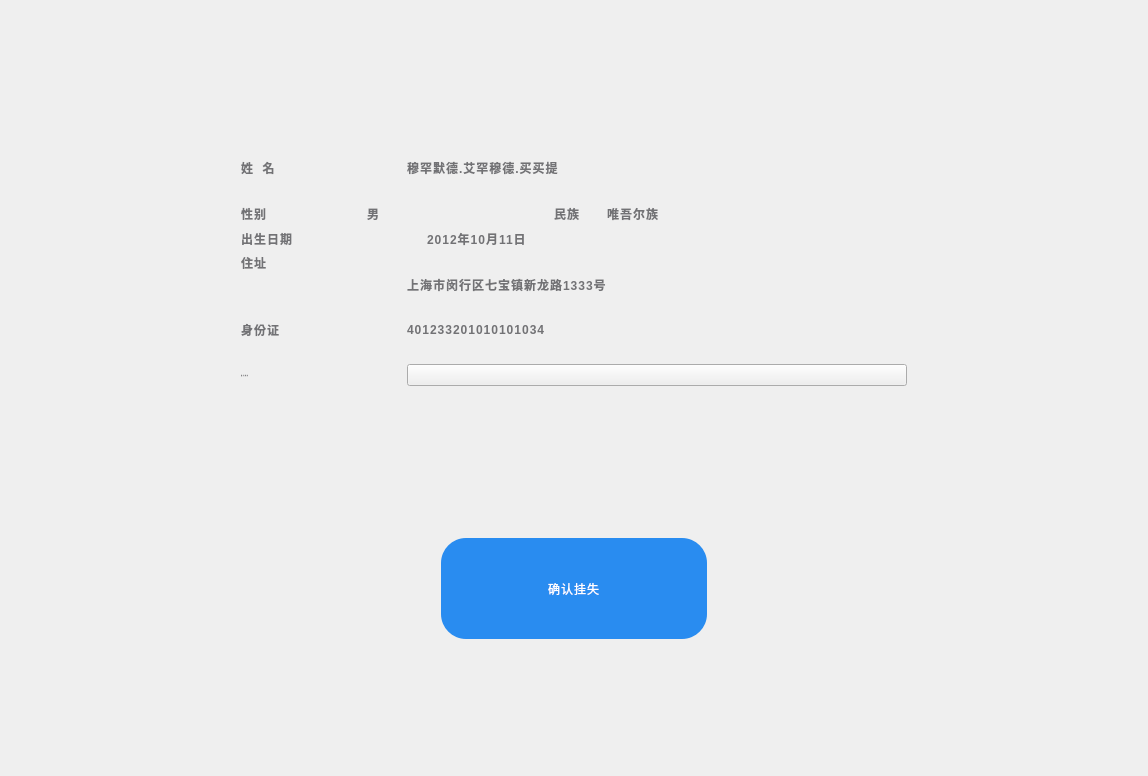
<?xml version="1.0" encoding="UTF-8"?>
<ui version="4.0">
 <class>nc_commitPersonInfo_Sandong</class>
 <widget class="QWidget" name="nc_commitPersonInfo_Sandong">
  <property name="geometry">
   <rect>
    <x>0</x>
    <y>0</y>
    <width>1148</width>
    <height>776</height>
   </rect>
  </property>
  <property name="windowTitle">
   <string>Form</string>
  </property>
  <property name="styleSheet">
   <string notr="true">#EnsureInformation{background-color: #ffffff;}</string>
  </property>
  <layout class="QVBoxLayout" name="verticalLayout_3">
   <item>
    <spacer name="verticalSpacer_2">
     <property name="orientation">
      <enum>Qt::Vertical</enum>
     </property>
     <property name="sizeHint" stdset="0">
      <size>
       <width>20</width>
       <height>74</height>
      </size>
     </property>
    </spacer>
   </item>
   <item>
    <layout class="QHBoxLayout" name="horizontalLayout_10">
     <item>
      <spacer name="horizontalSpacer_4">
       <property name="orientation">
        <enum>Qt::Horizontal</enum>
       </property>
       <property name="sizeHint" stdset="0">
        <size>
         <width>40</width>
         <height>20</height>
        </size>
       </property>
      </spacer>
     </item>
     <item>
      <layout class="QVBoxLayout" name="verticalLayout_2">
       <item>
        <layout class="QHBoxLayout" name="horizontalLayout_5">
         <item>
          <widget class="QLabel" name="label">
           <property name="minimumSize">
            <size>
             <width>160</width>
             <height>0</height>
            </size>
           </property>
           <property name="maximumSize">
            <size>
             <width>160</width>
             <height>16777215</height>
            </size>
           </property>
           <property name="styleSheet">
            <string notr="true">font-weight: bold;
line-height: 44px;
letter-spacing: 1px;
color: #727275;
font: 57 42px &quot;思源黑体 CN Medium&quot;;</string>
           </property>
           <property name="text">
            <string>姓  名</string>
           </property>
          </widget>
         </item>
         <item>
          <widget class="QLabel" name="label_Name_3">
           <property name="minimumSize">
            <size>
             <width>400</width>
             <height>61</height>
            </size>
           </property>
           <property name="styleSheet">
            <string notr="true">font-weight: bold;
line-height: 44px;
letter-spacing: 1px;
color: #727275;
font: 57 42px &quot;思源黑体 CN Medium&quot;;</string>
           </property>
           <property name="text">
            <string>穆罕默德.艾罕穆德.买买提</string>
           </property>
          </widget>
         </item>
        </layout>
       </item>
       <item>
        <layout class="QHBoxLayout" name="horizontalLayout_9">
         <item>
          <layout class="QHBoxLayout" name="horizontalLayout_3">
           <item>
            <widget class="QLabel" name="label_2">
             <property name="minimumSize">
              <size>
               <width>100</width>
               <height>0</height>
              </size>
             </property>
             <property name="maximumSize">
              <size>
               <width>160</width>
               <height>16777215</height>
              </size>
             </property>
             <property name="styleSheet">
              <string notr="true">font-weight: bold;
line-height: 44px;
letter-spacing: 1px;
color: #727275;
font: 57 42px &quot;思源黑体 CN Medium&quot;;</string>
             </property>
             <property name="text">
              <string>性别</string>
             </property>
            </widget>
           </item>
           <item>
            <spacer name="horizontalSpacer_7">
             <property name="orientation">
              <enum>Qt::Horizontal</enum>
             </property>
             <property name="sizeHint" stdset="0">
              <size>
               <width>20</width>
               <height>20</height>
              </size>
             </property>
            </spacer>
           </item>
           <item>
            <widget class="QLabel" name="label_Gender_2">
             <property name="minimumSize">
              <size>
               <width>40</width>
               <height>0</height>
              </size>
             </property>
             <property name="styleSheet">
              <string notr="true">font-weight: bold;
line-height: 44px;
letter-spacing: 1px;
color: #727275;
font: 57 42px &quot;思源黑体 CN Medium&quot;;</string>
             </property>
             <property name="text">
              <string>男</string>
             </property>
            </widget>
           </item>
          </layout>
         </item>
         <item>
          <spacer name="horizontalSpacer_3">
           <property name="orientation">
            <enum>Qt::Horizontal</enum>
           </property>
           <property name="sizeHint" stdset="0">
            <size>
             <width>40</width>
             <height>20</height>
            </size>
           </property>
          </spacer>
         </item>
         <item>
          <layout class="QHBoxLayout" name="horizontalLayout_4">
           <item>
            <widget class="QLabel" name="label_5">
             <property name="styleSheet">
              <string notr="true">font-weight: bold;
line-height: 44px;
letter-spacing: 1px;
color: #727275;
font: 57 42px &quot;思源黑体 CN Medium&quot;;</string>
             </property>
             <property name="text">
              <string>民族</string>
             </property>
            </widget>
           </item>
           <item>
            <spacer name="horizontalSpacer_6">
             <property name="orientation">
              <enum>Qt::Horizontal</enum>
             </property>
             <property name="sizeHint" stdset="0">
              <size>
               <width>20</width>
               <height>20</height>
              </size>
             </property>
            </spacer>
           </item>
           <item>
            <widget class="QLabel" name="label_Nation">
             <property name="minimumSize">
              <size>
               <width>300</width>
               <height>0</height>
              </size>
             </property>
             <property name="styleSheet">
              <string notr="true">font-weight: bold;
line-height: 44px;
letter-spacing: 1px;
color: #727275;
font: 57 42px &quot;思源黑体 CN Medium&quot;;</string>
             </property>
             <property name="text">
              <string>唯吾尔族</string>
             </property>
            </widget>
           </item>
          </layout>
         </item>
        </layout>
       </item>
       <item>
        <layout class="QHBoxLayout" name="horizontalLayout_2">
         <item>
          <widget class="QLabel" name="label_6">
           <property name="minimumSize">
            <size>
             <width>180</width>
             <height>0</height>
            </size>
           </property>
           <property name="maximumSize">
            <size>
             <width>160</width>
             <height>16777215</height>
            </size>
           </property>
           <property name="styleSheet">
            <string notr="true">font-weight: bold;
line-height: 44px;
letter-spacing: 1px;
color: #727275;
font: 57 42px &quot;思源黑体 CN Medium&quot;;</string>
           </property>
           <property name="text">
            <string>出生日期</string>
           </property>
          </widget>
         </item>
         <item>
          <widget class="QLabel" name="label_Birthday">
           <property name="minimumSize">
            <size>
             <width>360</width>
             <height>0</height>
            </size>
           </property>
           <property name="styleSheet">
            <string notr="true">font-weight: bold;
line-height: 44px;
letter-spacing: 1px;
color: #727275;
font: 57 42px &quot;思源黑体 CN Medium&quot;;</string>
           </property>
           <property name="text">
            <string>2012年10月11日</string>
           </property>
          </widget>
         </item>
        </layout>
       </item>
       <item>
        <layout class="QHBoxLayout" name="horizontalLayout_6" stretch="0,1">
         <item>
          <layout class="QVBoxLayout" name="verticalLayout">
           <item>
            <widget class="QLabel" name="label_7">
             <property name="minimumSize">
              <size>
               <width>160</width>
               <height>0</height>
              </size>
             </property>
             <property name="maximumSize">
              <size>
               <width>160</width>
               <height>16777215</height>
              </size>
             </property>
             <property name="styleSheet">
              <string notr="true">color: rgb(0, 85, 255);font-weight: bold;
line-height: 44px;
letter-spacing: 1px;
color: #727275;
font: 57 42px &quot;思源黑体 CN Medium&quot;;</string>
             </property>
             <property name="text">
              <string>住址</string>
             </property>
            </widget>
           </item>
           <item>
            <spacer name="verticalSpacer">
             <property name="orientation">
              <enum>Qt::Vertical</enum>
             </property>
             <property name="sizeHint" stdset="0">
              <size>
               <width>20</width>
               <height>40</height>
              </size>
             </property>
            </spacer>
           </item>
          </layout>
         </item>
         <item>
          <widget class="QLabel" name="label_Address">
           <property name="minimumSize">
            <size>
             <width>500</width>
             <height>61</height>
            </size>
           </property>
           <property name="styleSheet">
            <string notr="true">font-weight: bold;
line-height: 44px;
letter-spacing: 1px;
color: #727275;
font: 57 42px &quot;思源黑体 CN Medium&quot;;</string>
           </property>
           <property name="text">
            <string>上海市闵行区七宝镇新龙路1333号</string>
           </property>
           <property name="wordWrap">
            <bool>true</bool>
           </property>
          </widget>
         </item>
        </layout>
       </item>
       <item>
        <layout class="QHBoxLayout" name="horizontalLayout_7">
         <item>
          <widget class="QLabel" name="label_8">
           <property name="minimumSize">
            <size>
             <width>160</width>
             <height>0</height>
            </size>
           </property>
           <property name="maximumSize">
            <size>
             <width>160</width>
             <height>16777215</height>
            </size>
           </property>
           <property name="styleSheet">
            <string notr="true">font-weight: bold;
line-height: 44px;
letter-spacing: 1px;
color: #727275;
font: 57 42px &quot;思源黑体 CN Medium&quot;;</string>
           </property>
           <property name="text">
            <string>身份证</string>
           </property>
          </widget>
         </item>
         <item>
          <widget class="QLabel" name="label_Identify">
           <property name="minimumSize">
            <size>
             <width>450</width>
             <height>0</height>
            </size>
           </property>
           <property name="styleSheet">
            <string notr="true">font-weight: bold;
line-height: 44px;
letter-spacing: 1px;
color: #727275;
font: 57 42px &quot;思源黑体 CN Medium&quot;;</string>
           </property>
           <property name="text">
            <string>401233201010101034</string>
           </property>
          </widget>
         </item>
        </layout>
       </item>
       <item>
        <layout class="QHBoxLayout" name="horizontalLayout_8">
         <item>
          <widget class="QLabel" name="label_Hello_7">
           <property name="minimumSize">
            <size>
             <width>100</width>
             <height>61</height>
            </size>
           </property>
           <property name="maximumSize">
            <size>
             <width>16777215</width>
             <height>61</height>
            </size>
           </property>
           <property name="font">
            <font>
             <family>思源黑体 CN Medium</family>
             <pointsize>-1</pointsize>
             <weight>7</weight>
             <italic>false</italic>
             <bold>false</bold>
            </font>
           </property>
           <property name="styleSheet">
            <string notr="true">font-weight: bold;
line-height: 44px;
letter-spacing: 1px;
color: #727275;
font: 57 42px &quot;思源黑体 CN Medium&quot;;</string>
           </property>
           <property name="text">
            <string>职业类别</string>
           </property>
           <property name="alignment">
            <set>Qt::AlignLeading|Qt::AlignLeft|Qt::AlignVCenter</set>
           </property>
          </widget>
         </item>
         <item>
          <widget class="QComboBox" name="comboBox_Occupation">
           <property name="minimumSize">
            <size>
             <width>500</width>
             <height>0</height>
            </size>
           </property>
           <property name="styleSheet">
            <string notr="true">QComboBox
{
font-weight: bold;
line-height: 44px;
letter-spacing: 1px;
color: #727275;
font: 57 42px &quot;思源黑体 CN Medium&quot;;
}
QComboBox::drop-down{
subcontrol-origin:padding:
subcontrol-position:top right;
border-left-width:0px;
border-left-color:darkgray;
border-left-style:solid;
border-top-right-radius:3px;
width:48px;height:48px;}
QComboBox::QAbstractItemView{
background:#FFB6C1; color:#4B0082;
selection-color:#0OFF7F;
selection-background-color:#F0FFFF;
border:2px solid #B6C9CE;
outline:0px;}
QComboBox::down-arrow{image: url(:/arrow.png);}
QComboBox::down-arrow:on{image: url(:/arrow.png);}</string>
           </property>
          </widget>
         </item>
        </layout>
       </item>
      </layout>
     </item>
     <item>
      <spacer name="horizontalSpacer_5">
       <property name="orientation">
        <enum>Qt::Horizontal</enum>
       </property>
       <property name="sizeHint" stdset="0">
        <size>
         <width>40</width>
         <height>20</height>
        </size>
       </property>
      </spacer>
     </item>
    </layout>
   </item>
   <item>
    <spacer name="verticalSpacer_3">
     <property name="orientation">
      <enum>Qt::Vertical</enum>
     </property>
     <property name="sizeHint" stdset="0">
      <size>
       <width>20</width>
       <height>73</height>
      </size>
     </property>
    </spacer>
   </item>
   <item>
    <layout class="QHBoxLayout" name="horizontalLayout">
     <property name="spacing">
      <number>0</number>
     </property>
     <item>
      <spacer name="horizontalSpacer">
       <property name="orientation">
        <enum>Qt::Horizontal</enum>
       </property>
       <property name="sizeHint" stdset="0">
        <size>
         <width>40</width>
         <height>20</height>
        </size>
       </property>
      </spacer>
     </item>
     <item>
      <widget class="QPushButton" name="pushButton_OK">
       <property name="minimumSize">
        <size>
         <width>266</width>
         <height>101</height>
        </size>
       </property>
       <property name="styleSheet">
        <string notr="true">QPushButton{background-color: #298cf0;
border-radius: 25px;
font: 57 42px &quot;思源黑体 CN Medium&quot;;
font-weight: normal;
line-height: 49px;
letter-spacing: 1px;
color: #ffffff;}
QPushButton:pressed{background:#38a357;}
</string>
       </property>
       <property name="text">
        <string>确认挂失</string>
       </property>
      </widget>
     </item>
     <item>
      <spacer name="horizontalSpacer_2">
       <property name="orientation">
        <enum>Qt::Horizontal</enum>
       </property>
       <property name="sizeHint" stdset="0">
        <size>
         <width>40</width>
         <height>20</height>
        </size>
       </property>
      </spacer>
     </item>
    </layout>
   </item>
   <item>
    <spacer name="verticalSpacer_4">
     <property name="orientation">
      <enum>Qt::Vertical</enum>
     </property>
     <property name="sizeHint" stdset="0">
      <size>
       <width>20</width>
       <height>74</height>
      </size>
     </property>
    </spacer>
   </item>
  </layout>
 </widget>
 <resources/>
 <connections/>
</ui>
